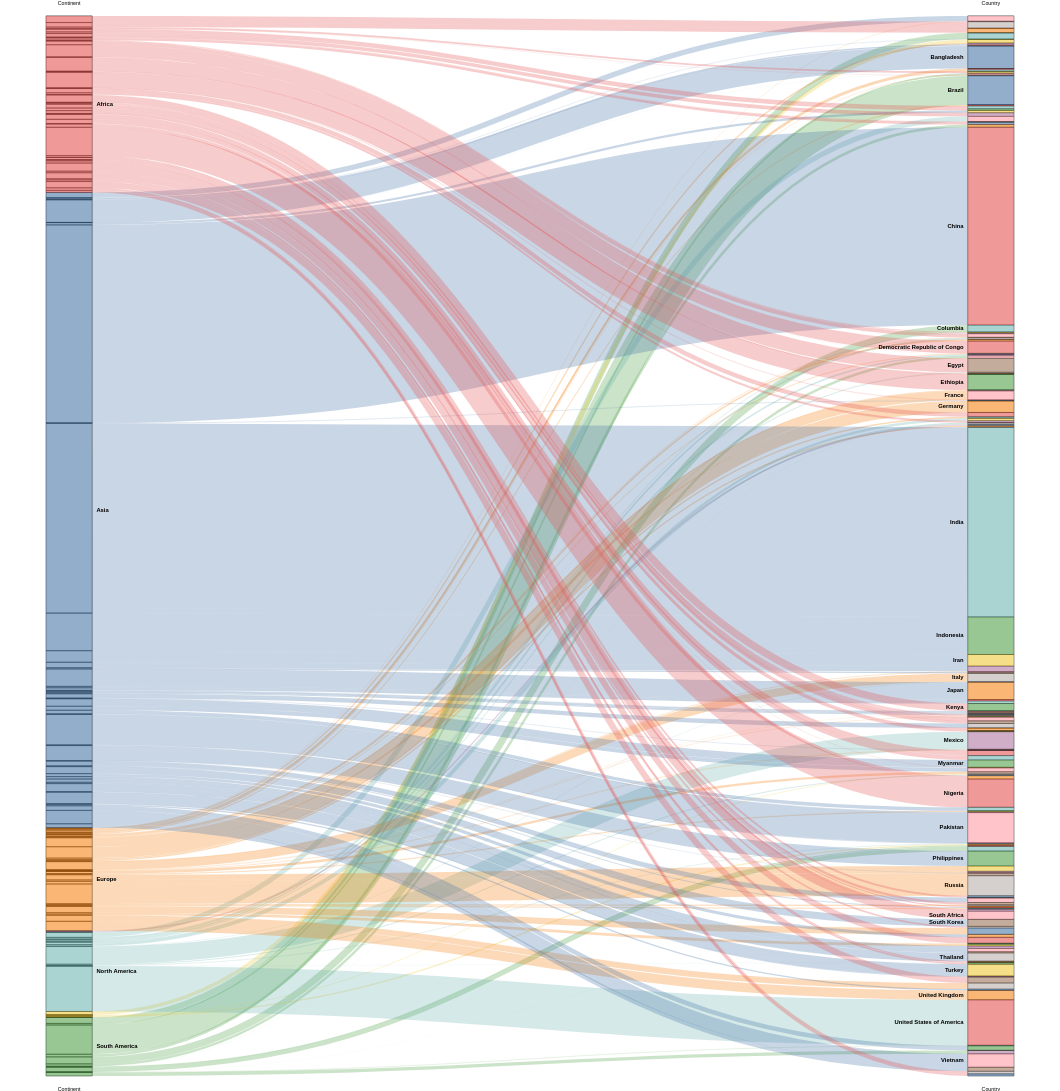

Vega-Lite specification for this chart:
### Vega specification from a JSON file in a GitHub repository (floating-point values rounded to 4 significant figures; data arrays with more than 128 entries replaced by an {"elided": "..."} marker saying what was removed)
{"$schema": "https://vega.github.io/schema/vega/v3.0.json", "height": 2000, "width": 2000, "data": [{"name": "rawData", "values": {"elided": "194 records"}, "transform": [{"type": "formula", "expr": "datum.stk1", "as": "stk1"}, {"type": "formula", "expr": "datum.stk2", "as": "stk2"}, {"type": "formula", "expr": "datum.doc_count", "as": "size"}]}, {"name": "nodes", "source": "rawData", "transform": [{"type": "filter", "expr": "!groupSelector || groupSelector.stk1 == datum.stk1 || groupSelector.stk2 == datum.stk2"}, {"type": "formula", "expr": "datum.stk1+datum.stk2", "as": "key"}, {"type": "fold", "fields": ["stk1", "stk2"], "as": ["stack", "grpId"]}, {"type": "formula", "expr": "datum.stack == 'stk1' ? datum.stk1+' '+datum.stk2 : datum.stk2+' '+datum.stk1", "as": "sortField"}, {"type": "stack", "groupby": ["stack"], "sort": {"field": "sortField", "order": "descending"}, "field": "size"}, {"type": "formula", "expr": "(datum.y0+datum.y1)/2", "as": "yc"}]}, {"name": "groups", "source": "nodes", "transform": [{"type": "aggregate", "groupby": ["stack", "grpId"], "fields": ["size"], "ops": ["sum"], "as": ["total"]}, {"type": "stack", "groupby": ["stack"], "sort": {"field": "grpId", "order": "descending"}, "field": "total"}, {"type": "formula", "expr": "scale('y', datum.y0)", "as": "scaledY0"}, {"type": "formula", "expr": "scale('y', datum.y1)", "as": "scaledY1"}, {"type": "formula", "expr": "datum.stack == 'stk1'", "as": "rightLabel"}, {"type": "formula", "expr": "datum.total/domain('y')[1]", "as": "percentage"}]}, {"name": "destinationNodes", "source": "nodes", "transform": [{"type": "filter", "expr": "datum.stack == 'stk2'"}]}, {"name": "edges", "source": "nodes", "transform": [{"type": "filter", "expr": "datum.stack == 'stk1'"}, {"type": "lookup", "from": "destinationNodes", "key": "key", "fields": ["key"], "as": ["target"]}, {"type": "linkpath", "orient": "horizontal", "shape": "diagonal", "sourceY": {"expr": "scale('y', datum.yc)"}, "sourceX": {"expr": "scale('x', 'stk1') + bandwidth('x')"}, "targetY": {"expr": "scale('y', datum.target.yc)"}, "targetX": {"expr": "scale('x', 'stk2')"}}, {"type": "formula", "expr": "range('y')[0]-scale('y', datum.size)", "as": "strokeWidth"}, {"type": "formula", "expr": "datum.size/domain('y')[1]", "as": "percentage"}]}], "scales": [{"name": "x", "type": "band", "range": "width", "domain": ["stk1", "stk2"], "paddingOuter": 0.05, "paddingInner": 0.95}, {"name": "y", "type": "linear", "range": "height", "domain": {"data": "nodes", "field": "y1"}}, {"name": "color", "type": "ordinal", "range": "category", "domain": {"data": "rawData", "fields": ["stk1", "stk2"]}}, {"name": "stackNames", "type": "ordinal", "range": ["Continent", "Country"], "domain": ["stk1", "stk2"]}], "axes": [{"orient": "bottom", "scale": "x", "domain": false, "ticks": false, "labelPadding": 20, "encode": {"labels": {"update": {"text": {"scale": "stackNames", "field": "value", "fontWeight": "bold", "fontSize": 14}}}}}, {"orient": "top", "scale": "x", "domain": false, "ticks": false, "labelPadding": 20, "encode": {"labels": {"update": {"text": {"scale": "stackNames", "field": "value", "fontWeight": "bold", "fontSize": 14}}}}}, {"orient": "left", "scale": "y", "labels": false, "domain": false, "ticks": false}], "marks": [{"type": "rect", "from": {"data": "nodes"}, "encode": {"enter": {"stroke": {"value": "#000"}, "strokeWidth": {"value": 1}, "width": {"scale": "x", "band": 1}, "x": {"scale": "x", "field": "stack"}, "y": {"field": "y0", "scale": "y"}, "y2": {"field": "y1", "scale": "y"}}}}, {"type": "path", "name": "edgeMark", "from": {"data": "edges"}, "clip": true, "encode": {"update": {"stroke": [{"test": "groupSelector && groupSelector.stack=='stk1'", "scale": "color", "field": "stk2"}, {"scale": "color", "field": "stk1"}], "strokeWidth": {"field": "strokeWidth"}, "path": {"field": "path"}, "strokeOpacity": {"signal": "!groupSelector && (groupHover.stk1 == datum.stk1 || groupHover.stk2 == datum.stk2) ? 0.9 : 0.3"}, "zindex": {"signal": "!groupSelector && (groupHover.stk1 == datum.stk1 || groupHover.stk2 == datum.stk2) ? 1 : 0"}, "tooltip": {"signal": "datum.stk1 + ' → ' + datum.stk2 + '    ' + format(datum.size, ',.0f') + '   (' + format(datum.percentage, '.1%') + ')'"}}, "hover": {"strokeOpacity": {"value": 1}}}}, {"type": "rect", "name": "groupMark", "from": {"data": "groups"}, "encode": {"enter": {"fill": {"scale": "color", "field": "grpId"}, "width": {"scale": "x", "band": 1}}, "update": {"x": {"scale": "x", "field": "stack"}, "y": {"field": "scaledY0"}, "y2": {"field": "scaledY1"}, "fillOpacity": {"value": 0.6}, "tooltip": {"signal": "datum.grpId + '   ' + format(datum.total, ',.0f') + '   (' + format(datum.percentage, '.1%') + ')'"}}, "hover": {"fillOpacity": {"value": 1}}}}, {"type": "text", "from": {"data": "groups"}, "interactive": false, "encode": {"update": {"x": {"signal": "scale('x', datum.stack) + (datum.rightLabel ? bandwidth('x') + 8 : -8)"}, "yc": {"signal": "(datum.scaledY0 + datum.scaledY1)/2"}, "align": {"signal": "datum.rightLabel ? 'left' : 'right'"}, "baseline": {"value": "middle"}, "fontWeight": {"value": "bold"}, "text": {"signal": "abs(datum.scaledY0-datum.scaledY1) > 13 ? datum.grpId : ''"}}}}, {"type": "group", "data": [{"name": "dataForShowAll", "values": [{}], "transform": [{"type": "filter", "expr": "groupSelector"}]}], "encode": {"enter": {"xc": {"signal": "width/2"}, "y": {"value": 30}, "width": {"value": 80}, "height": {"value": 30}}}, "marks": [{"type": "group", "name": "groupReset", "from": {"data": "dataForShowAll"}, "encode": {"enter": {"cornerRadius": {"value": 6}, "fill": {"value": "#f5f5f5"}, "stroke": {"value": "#c1c1c1"}, "strokeWidth": {"value": 2}, "height": {"field": {"group": "height"}}, "width": {"field": {"group": "width"}}}, "update": {"opacity": {"value": 1}}, "hover": {"opacity": {"value": 0.7}}}, "marks": [{"type": "text", "interactive": false, "encode": {"enter": {"xc": {"field": {"group": "width"}, "mult": 0.5}, "yc": {"field": {"group": "height"}, "mult": 0.5, "offset": 2}, "align": {"value": "center"}, "baseline": {"value": "middle"}, "fontWeight": {"value": "bold"}, "text": {"value": "Show All"}}}}]}]}], "signals": [{"name": "groupHover", "value": {}, "on": [{"events": "@groupMark:mouseover", "update": "{stk1:datum.stack=='stk1' && datum.grpId, stk2:datum.stack=='stk2' && datum.grpId}"}, {"events": "mouseout", "update": "{}"}]}, {"name": "groupSelector", "value": false, "on": [{"events": "@groupMark:click!", "update": "{stack:datum.stack, stk1:datum.stack=='stk1' && datum.grpId, stk2:datum.stack=='stk2' && datum.grpId}"}, {"events": [{"type": "click", "markname": "groupReset"}, {"type": "dblclick"}], "update": "false"}]}]}
